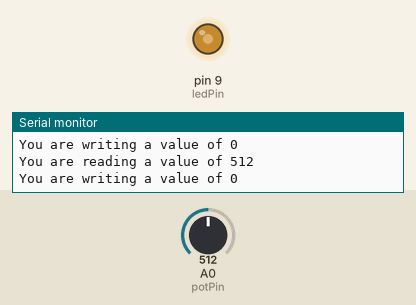
Simulated run of this sketch. Board: Arduino Nano, built with avr-gcc and run on an emulated ATmega328P. On the bench: output pins drawn as LEDs (lit = HIGH), the last lines printed to the serial monitor. The inputs (shaded band) are chosen by the test bench; at power-on: A0 (potPin) = 512.

Above: at 1.2 s.
1.3 s: A0 (potPin) set to 109
At 1.9 s:
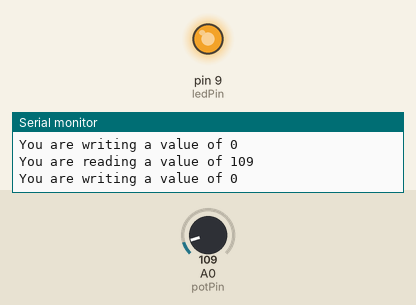
3.0 s: A0 (potPin) set to 92
At 4.2 s:
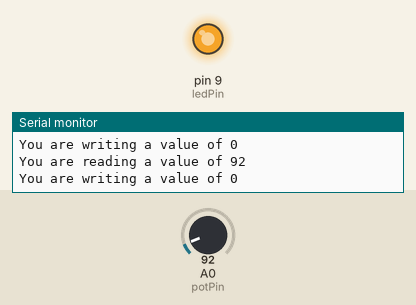
4.5 s: A0 (potPin) set to 306
At 5.7 s:
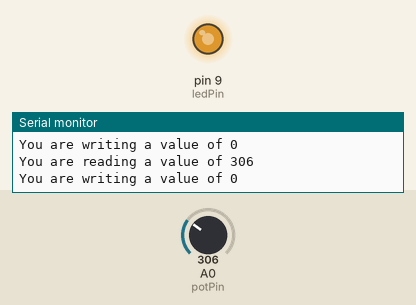
6.0 s: A0 (potPin) set to 900
At 7.1 s:
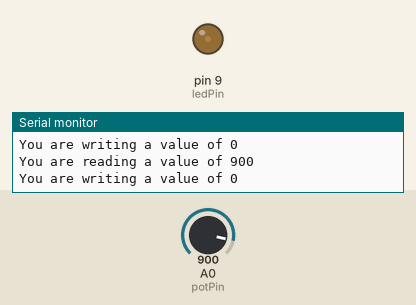
7.5 s: A0 (potPin) set to 1023
At 8.4 s:
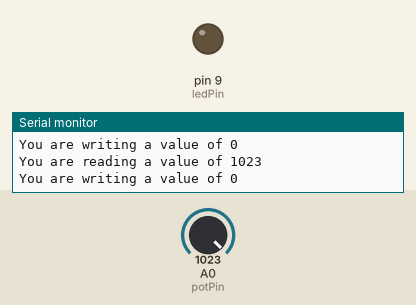
9.0 s: A0 (potPin) set to 511
At 9.7 s:
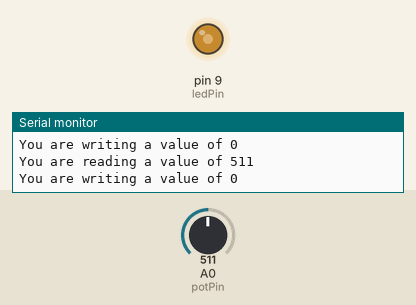
Timing chart, 0 to 11.5 s (numbered marks = the images above; inputs shaded):
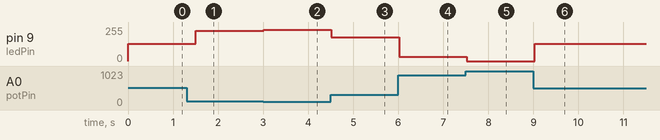

The sketch:

04_led_poti.ino
```cpp
int potPin= A0;
int ledPin= 9;
int readValue;
int writeValue;

void setup() {
  pinMode(potPin, INPUT);
  pinMode(ledPin, OUTPUT);
  Serial.begin(9600);
}

void loop() {
 readValue = analogRead(potPin);
 //writeValue = (255./1023.) * readValue;
 //analogWrite(ledPin, writeValue);

 analogWrite( ledPin, map(readValue, 0, 1023, 255, 0) );
 Serial.print("You are reading a value of ");
 Serial.println(readValue);
 Serial.print("You are writing a value of ");
 Serial.println(writeValue);
 delay(250);
}
```

Measured:
- after the input at 1.3 s, pin 9 (ledPin): 128/255 → 228/255 after 0.21 s
- after the input at 3.0 s, pin 9 (ledPin): 228/255 → 233/255 at once
- after the input at 4.5 s, pin 9 (ledPin): 233/255 → 179/255 at once
- after the input at 6.0 s, pin 9 (ledPin): 179/255 → 31/255 at once
- after the input at 7.5 s, pin 9 (ledPin): 31/255 → 0/255 at once
- after the input at 9.0 s, pin 9 (ledPin): 0/255 → 128/255 at once
